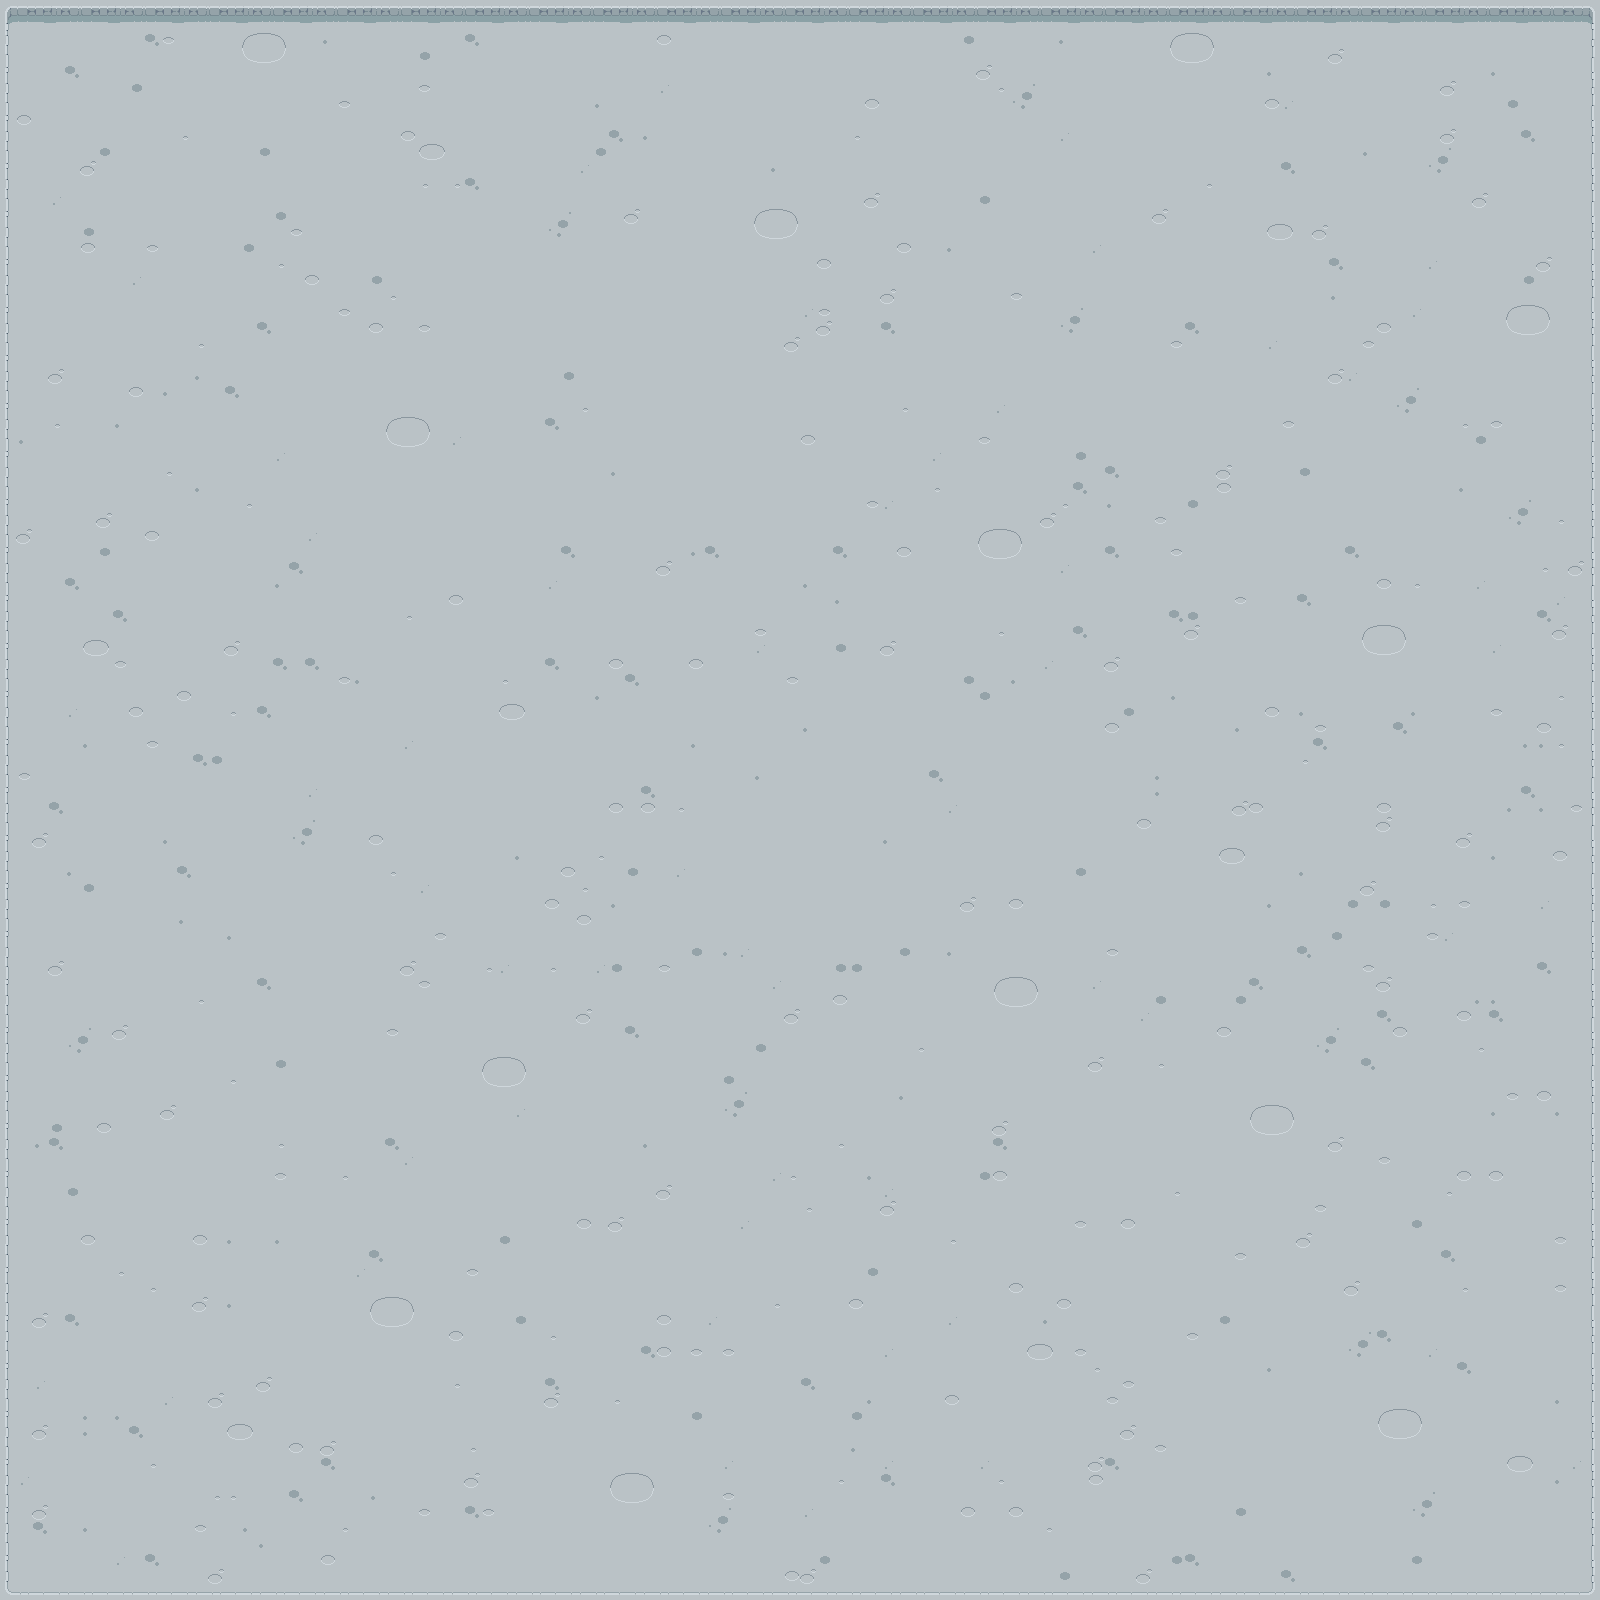

This is a level from a 2D game, rendered from its Tiled map with the project's own tilesets. A one-line summary and the map file follow, with tile-layer data summarised:
An orthogonal 100x100 tile map with 16x16 px tiles, 2 tile layers (ground, ground_objects).

<map version="1.9" tiledversion="1.9.2" orientation="orthogonal" renderorder="right-down" width="100" height="100" tilewidth="16" tileheight="16" infinite="0" nextlayerid="3" nextobjectid="1">
 <tileset firstgid="1" source="moon_base.tsx" />
 <layer id="1" name="ground" width="100" height="100">
  <data>[10000 cells, 10000 non-empty, 21 distinct tile ids]</data>
 </layer>
 <layer id="2" name="ground_objects" width="100" height="100">
  <data>[10000 cells, 494 non-empty, 24 distinct tile ids]</data>
 </layer>
</map>
